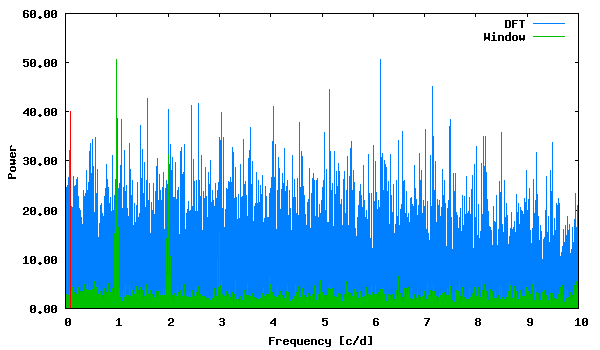

The script that saved this image:
set term png size 600,350 medium
set colors classic
set output "phase_lc_19.deeming.png"
set xlabel "Frequency [c/d]"
set ylabel "Power"
set format y "%5.2f"
plot "deeming.periodogram" using 1:2 with lines linecolor 3 title "DFT", "deeming.periodogram" using 1:3 with lines linecolor 2 title "Window", "<echo '0.089108 40.03298392'" with impulses linecolor 1 title ""
 
